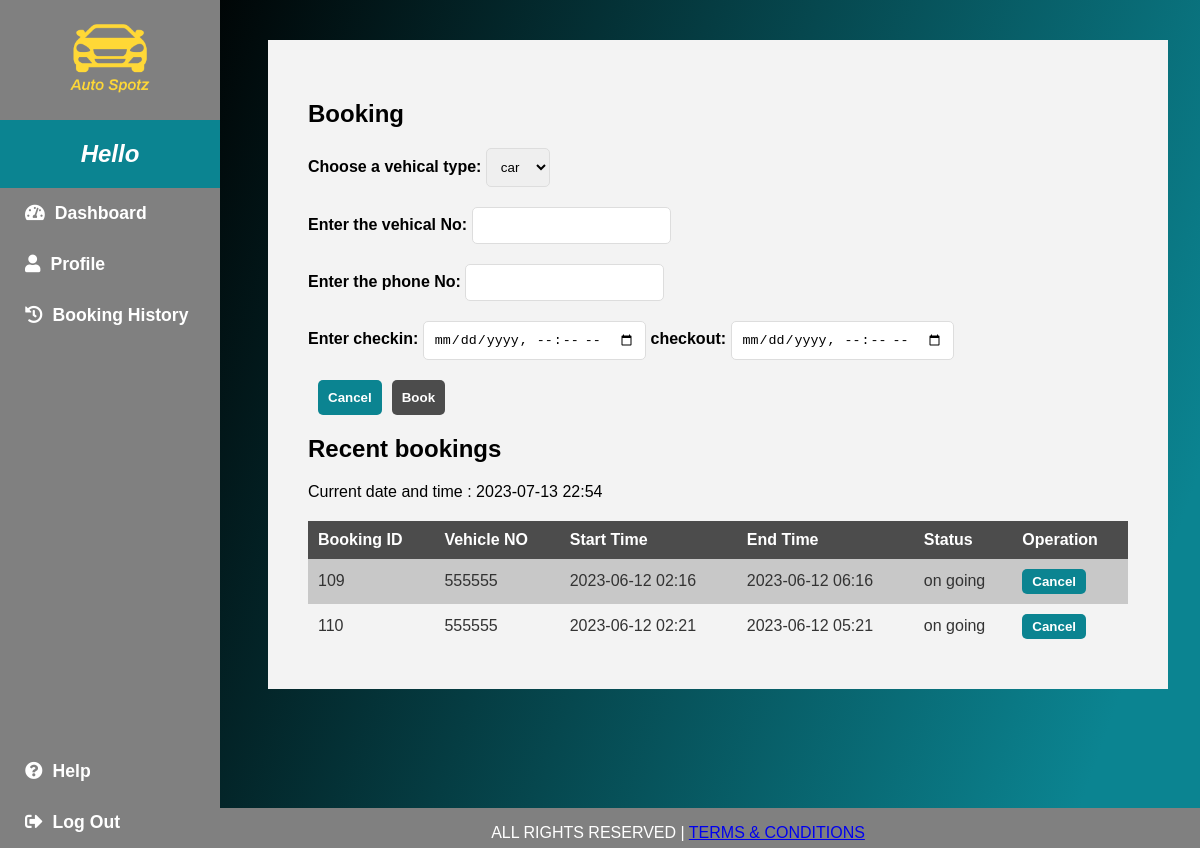
/userdash.php, run on the app's committed database.
### tables this page shows
CREATE TABLE `bookings` (
  `Booking_ID` int(4) NOT NULL,
  `User_ID` int(4) NOT NULL,
  `Slot_ID` int(4) NOT NULL,
  `Pay_ID` varchar(4) NOT NULL,
  `Plate_Number` varchar(12) NOT NULL,
  `Phone_No` int(12) NOT NULL,
  `Check_IN` datetime(6) NOT NULL,
  `Check_OUT` datetime(6) NOT NULL,
  `Status` varchar(12) NOT NULL
);

### userdash.php (the view, shortened to what this page needs)
<?php
    include_once 'config.php';
    $bookings = [];
     $currentDateTime = date('Y-m-d H:i');
    $query = "SELECT * FROM bookings WHERE Status = 'on going' OR Status = 'reserved' ";
    $result = mysqli_query($conn, $query);
    if ($result && mysqli_num_rows($result) > 0) {
            while ($row = mysqli_fetch_assoc($result)) {
                $bookingID = $row['Booking_ID'];
                $vehicleNo = $row['Plate_Number'];
                $bookingStartTime = $row['Check_IN'];
                $bookingEndTime = $row['Check_OUT'];
                $status =  $row['Status'];
                $bookings[] = [
                    'bookingID' => $bookingID,
                    'vehicleNo' => $vehicleNo,
                    'bookingStartTime' => $bookingStartTime,
                    'bookingEndTime' => $bookingEndTime,
                    'status' => $status
                ];
            }
    }
?>
<html>
    <head>
        <link rel="stylesheet" type="text/css" href="css/ud-styles.css">
        <link rel="stylesheet" href="https://cdnjs.cloudflare.com/ajax/libs/font-awesome/5.15.3/css/all.min.css" />
    </head>
    <body>
        <div class="sidebar">
            <div class="logo-container">
                <img src="images/logo1.png" alt="logo" class="logo">
            </div>
            <div class="welcome-message">
                 <?php echo "<strong>Hello </strong> ".$_SESSION["First_Name"]; ?>
            </div>
            <ul>
                <li><a href="userdash.php"><i class="fas fa-tachometer-alt"></i>Dashboard</a></li>
                <li><a href="userprofile.php"><i class="fas fa-user"></i>Profile</a></li>
                <li><a href="bookinghistory.php"><i class="fas fa-history"></i>Booking History</a></li>
            </ul>
            <div class="bottom-links">
                <ul>
                    <li class="help"  ><a href="FAQ.html"><i class="fas fa-question-circle"></i>Help</a></li>
                    <li class="logout" ><a href="logout.php"><i class="fas fa-sign-out-alt"></i>Log Out</a></li>
                </ul>
            </div>
        </div>
    <div class="ud-content">
        <h2>Booking</h2>
        <form method="POST" action="">
          <div class = "book-data">
            <label for="vehicle_type">Choose a vehical type:</label>
            <select id = "vehicle_type" name = "vehicle_type">
                <option value="car">car</option>
            </select>
          </div>
          <div class = "book-data">
            <label for="vehicle_No">Enter the vehical No:</label>
            <input type ="text" name = "vehicle_no" required>
          </div>
          <div class = "book-data">
            <label for="phone_No">Enter the phone No:</label>
            <input type ="text" name = "phone_no" required>
          </div>
          <div class = "book-data">
            <label for="checkin$checkout">Enter checkin:</label>
            <input type="datetime-local" id="checkin" name="checkin" required>
            <label for="checkin$checkout">   checkout:</label>
            <input type="datetime-local" id="checkout" name="checkout" required>
          </div>
          <div class = "book-btn">
            <button type="reset" >Cancel</button>
            <button type="submit" name="book_submit" id="book-btn" >Book</button>
          </div>
        </form>
        <h2>Recent bookings</h2>
        <label> Current date and time : <?php echo $currentDateTime ?></label>
        <table>
            <tr>
                <th>Booking ID</th>
                <th>Vehicle NO</th>
                <th>Start Time</th>
                <th>End Time</th>
                <th>Status</th>
                <th>Operation</th>
            </tr>
            <?php
           if (is_array($bookings)) {
            foreach ($bookings as $booking):
            ?>
            <tr>
                <td><?php echo $booking['bookingID'];
                ?></td>
                <td><?php echo $booking['vehicleNo']; ?></td>
                <td><?php echo date('Y-m-d H:i', strtotime($booking['bookingStartTime'])); ?></td>
                <td><?php echo date('Y-m-d H:i', strtotime($booking['bookingEndTime'])); ?></td>
                <td><?php echo $booking['status']; ?></td>
                <td>
                    <button class = "cancel-btn"><a href = "bookDelete.php?deleteid= '.<?php $booking['bookingID']?>.' ">Cancel</a></button>
                </td>
            </tr>
            <?php
            endforeach;
            }
            ?>
        </table>
    </div>
    <footer>
        <p>ALL RIGHTS RESERVED | <a href="tnc.html">TERMS & CONDITIONS<a> </p>
    </footer>
    </body>
</html>

### css/ud-styles.css (style rules this page uses)
body { font-family: Arial, sans-serif; background-image: linear-gradient( 109.6deg, rgba(0,0,0,1) 11.2%, rgba(11,132,145,1) 91.1% ); background-size: cover; background-repeat: no-repeat; overflow-x: hidden; width: 100%; min-height: 100vh; color: #333; }
.logo-container { display: flex; justify-content: center; padding: 20px; }
.logo { height: 80px; width: 80px; }
.welcome-message { padding: 20px; color: white; font-size: 1.5em; text-align: center; background-color: rgba(11,132,145,1); font-style: italic; }
.sidebar { height: 100%; width: 220px; background-color: grey; position: fixed; left: 0; top: 0; display: flex; flex-direction: column; height: 100%; }
.sidebar ul { list-style-type: none; padding: 0; margin: 0; margin-bottom: 20px; flex-grow: 1; margin-top: auto; }
.sidebar ul li { padding: 15px; }
.sidebar ul li a { text-decoration: none; color: #ffffff; font-size: 1.1em; transition: color 0.2s; font-weight: 700; padding: 10px; }
.sidebar ul li i { margin-right: 10px; }
.bottom-links { margin-top: auto; }
.bottom-links ul { list-style-type: none; padding: 0; margin: 0; }
.bottom-links ul li { padding: 15px; }
.ud-content { background-color: #f3f3f3;; margin-top: 40px; margin-right: 40px; margin-bottom: 40px; margin-left: 260px; padding: 40px; color: rgb(0, 0, 0); }
footer { background-color: grey; text-align: center; color: white; width: 87%; position: fixed; bottom: 0; height: 40px; right: 0; }
.ud-content table td button { padding: 5px 10px; background-color: rgba(11,132,145,1); color: #fff; border: none; cursor: pointer; border-radius: 5px; text-decoration: none; }
.ud-content table td button a { text-decoration: none; font-weight: 700; color: #fff; }
.ud-content form { display: flex; flex-direction: column; gap: 20px; }
.ud-content form label { font-weight: 600; }
.ud-content form input, .ud-content form select { padding: 10px; border: 1px solid #ddd; border-radius: 5px; }
.ud-content form button { padding: 10px; font-weight: 600; background-color: #4c4c4c; color: #fff; border: none; cursor: pointer; border-radius: 5px; }
.ud-content form button[type=reset] { background-color: rgba(11,132,145,1); }
.book-btn { display: flex; justify-content: flex-start; }
.book-btn button { margin-left: 10px; }
table { width: 100%; border-collapse: collapse; margin-top: 20px; }
th, td { padding: 10px; text-align: left; }
th { background-color: #4c4c4c; color: #fff; }
tr:nth-child(even) { background-color: #c8c8c8; }

### data on the page
bookings: Booking_ID "109", Plate_Number "555555", Check_IN "2023-06-12 02:16", Check_OUT "2023-06-12 06:16", Status "on going"
bookings: Booking_ID "110", Plate_Number "555555", Check_IN "2023-06-12 02:21", Check_OUT "2023-06-12 05:21", Status "on going"
